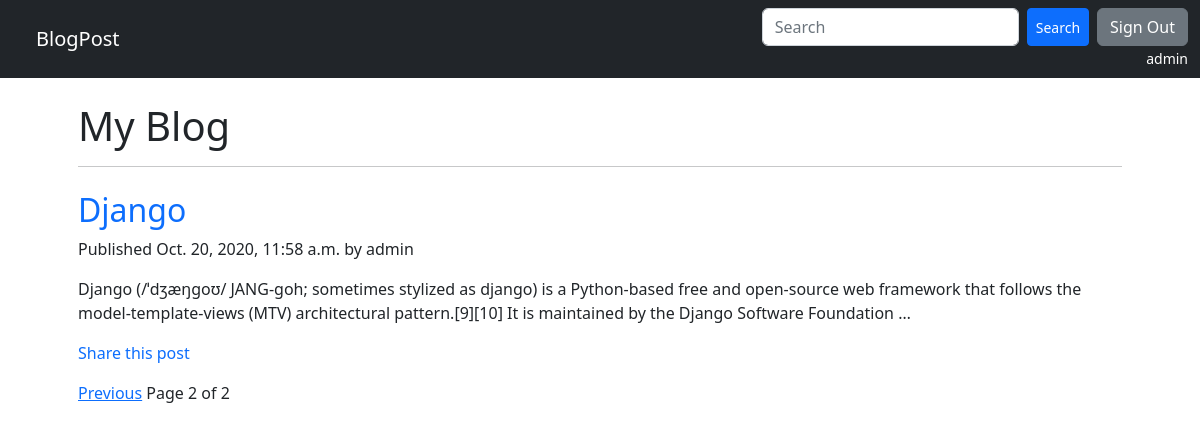
The app's page /?page=2 (signed in) with its own data.
### blog/models.py (models this page shows, shortened)
class Post(models.Model):
    STATUS_CHOICES=(
        ('draft','Draft'),
        ('published','Published')
    )
    title = models.CharField(max_length=250)
    slug = models.SlugField(max_length=250,unique_for_date='publish')
    author = models.ForeignKey(User,on_delete=models.CASCADE,related_name='blog_posts')
    body =  models.TextField()
    publish = models.DateTimeField(default=timezone.now)
    created = models.DateTimeField(auto_now_add=True)
    updated = models.DateTimeField(auto_now=True)
    status = models.CharField(max_length=10,choices=STATUS_CHOICES,default='draft')
    class Meta:
        ordering = ('-publish',)
    def get_absolute_url(self):
        return reverse('blog:blog_detail',
                        args=[self.publish.year,
                            self.publish.month,
                            self.publish.day,
                            self.slug,
                        ])

### blog/views.py (the view)
# urls.py: path('',v.post_list,name='blog_list'),
def post_list(request):
    object_list=Post.objects.all()
    paginator=Paginator(object_list,3) #No of post per page
    page=request.GET.get('page')
    try:
        posts=paginator.page(page)
    except PageNotAnInteger:
        posts=paginator.page(1)
    except EmptyPage:
        posts=paginator.page(paginator.num_pages)
    context={
        'posts':posts,
        'page':page,
    }
    return render(request,'blog/post_list.html',context)

### templates/blog/post_list.html (shortened to what this page needs)
{% extends "base.html" %}
{% block content %}
    <h1>My	Blog</h1>
    <hr class="mb-4">
    {% if posts %}
    {% for post	in posts %}
    <div class="mb-3">
        <h2>
            <a class="text-decoration-none" href="{{ post.get_absolute_url }}">{{ post.title }}</a>
        </h2>
        <p	class="date">
            Published {{ post.publish }} by	{{ post.author }}
        </p>
        <p class="mb-0">{{ post.body|truncatewords:30|linebreaks }}</p>
            <a class="text-decoration-none" href="{% url 'blog:share_post' post.slug %}">Share this post</a>
        </div>
    {%	endfor	%}
    {% include "pagination.html" with page=posts %}
    {% else %}
        <p>No posts yet.</p>
    {% endif %}
{% endblock content %}

### templates/base.html (shortened to what this page needs)
<!doctype html>
<html lang="en">
  <head>
    <link href="https://cdn.jsdelivr.net/npm/bootstrap@5.2.0-beta1/dist/css/bootstrap.min.css" rel="stylesheet">
  </head>
  <body>
    <nav class="navbar navbar-dark bg-dark">
      <div class="container-fluid">
        <a class="navbar-brand ps-4" href="{% url 'blog:blog_list' %}">BlogPost</a>
        <div class="">
          <div class="d-flex">
            <form class="d-flex" role="search" action="{% url 'blog:search_content' %}">
              <input class="form-control me-2" name='q' type="search" placeholder="Search" aria-label="Search">
              <button class="btn btn-primary btn-sm" type="submit">Search</button>
            </form>
            {% if user.is_authenticated %}
              <form action="{% url 'account:logout' %}">
                <button class="btn btn-secondary ms-2">Sign Out</button>
              </form>
            {% else %}
              <form action="{% url 'account:login' %}">
                <button class="btn btn-secondary ms-2">Sign In</button>
              </form>
            {% endif %}
          </div>
          <div>
              {% if user.is_authenticated %}
              <p class='mb-0' style="text-align:right; color:white"><small>{{ user }}</small></p>
              {% endif %}
            </div>
      </div>
      </div>
    </nav>
    <div class="container mt-4 px-5">
      {% block content %}
      {% endblock %}
    </div>
  </body>
</html>

### records on screen
Post: title "Django", publish "Oct. 20, 2020, 11:58 a.m.", author "admin", body "Django (/ˈdʒæŋɡoʊ/ JANG-goh; sometimes stylized as django) is a Python-based free and open-source web framework that follows the model-template-views (MTV) architectural pattern.[9][10] It is maintained by the Django Software Foundation …"

### other values on screen
{{ user }} "admin"
{{ page.number }} "2"
{{ page.paginator.num_pages }} "2"
